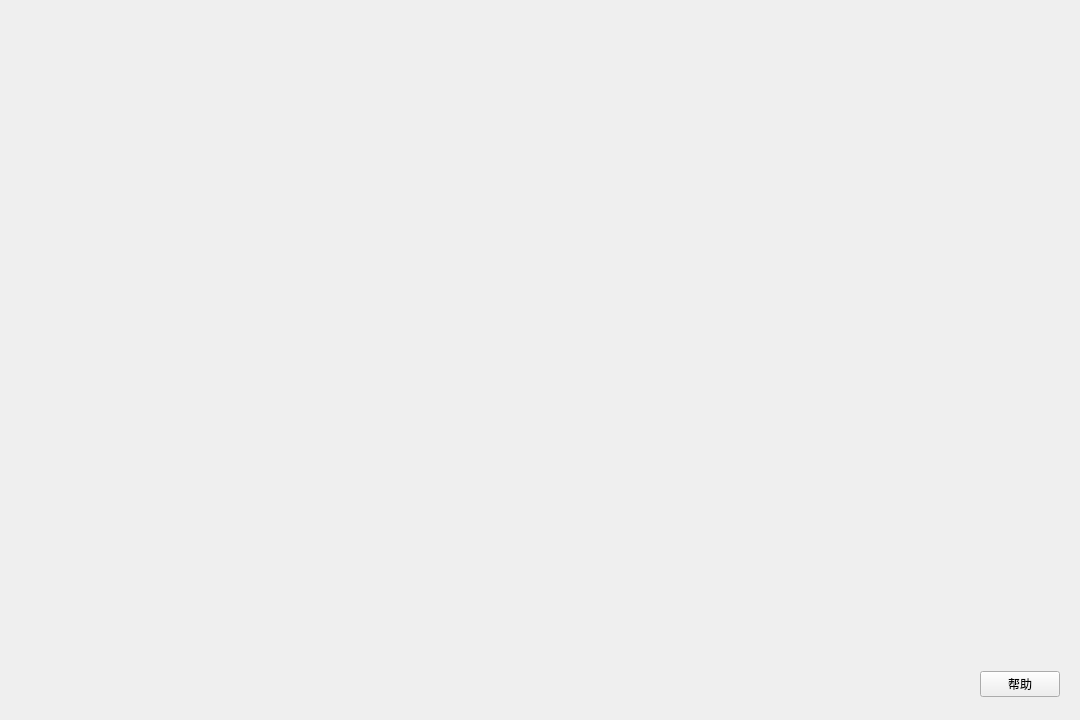
<?xml version="1.0" encoding="UTF-8"?>
<ui version="4.0">
 <class>Game</class>
 <widget class="QWidget" name="Game">
  <property name="geometry">
   <rect>
    <x>0</x>
    <y>0</y>
    <width>1080</width>
    <height>720</height>
   </rect>
  </property>
  <property name="minimumSize">
   <size>
    <width>1080</width>
    <height>720</height>
   </size>
  </property>
  <property name="windowTitle">
   <string>Form</string>
  </property>
  <layout class="QVBoxLayout" name="verticalLayout">
   <item>
    <widget class="gameMap" name="gameArea" native="true">
     <property name="maximumSize">
      <size>
       <width>16777215</width>
       <height>16777215</height>
      </size>
     </property>
     <property name="styleSheet">
      <string notr="true"/>
     </property>
    </widget>
   </item>
   <item>
    <widget class="QWidget" name="button_group" native="true">
     <property name="maximumSize">
      <size>
       <width>16777215</width>
       <height>50</height>
      </size>
     </property>
     <layout class="QHBoxLayout" name="horizontalLayout">
      <item>
       <spacer name="horizontalSpacer">
        <property name="orientation">
         <enum>Qt::Horizontal</enum>
        </property>
        <property name="sizeHint" stdset="0">
         <size>
          <width>40</width>
          <height>20</height>
         </size>
        </property>
       </spacer>
      </item>
      <item>
       <widget class="QPushButton" name="pushButton">
        <property name="text">
         <string>帮助</string>
        </property>
       </widget>
      </item>
     </layout>
    </widget>
   </item>
  </layout>
 </widget>
 <customwidgets>
  <customwidget>
   <class>gameMap</class>
   <extends>QWidget</extends>
   <header>./game/gamemap.h</header>
   <container>1</container>
  </customwidget>
 </customwidgets>
 <resources/>
 <connections/>
</ui>
